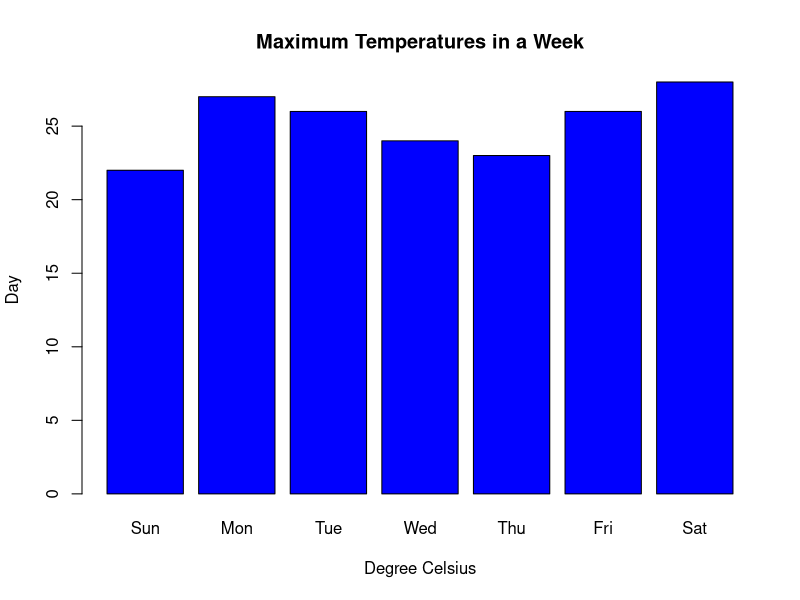
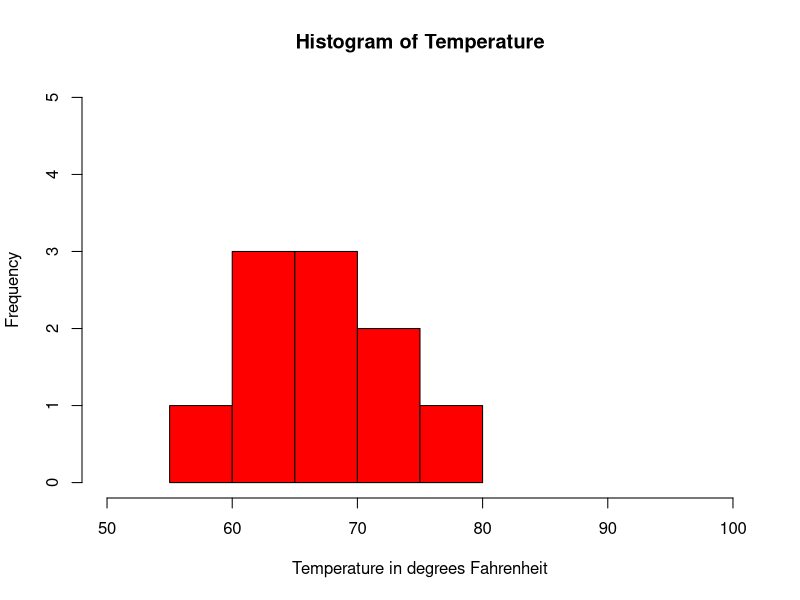
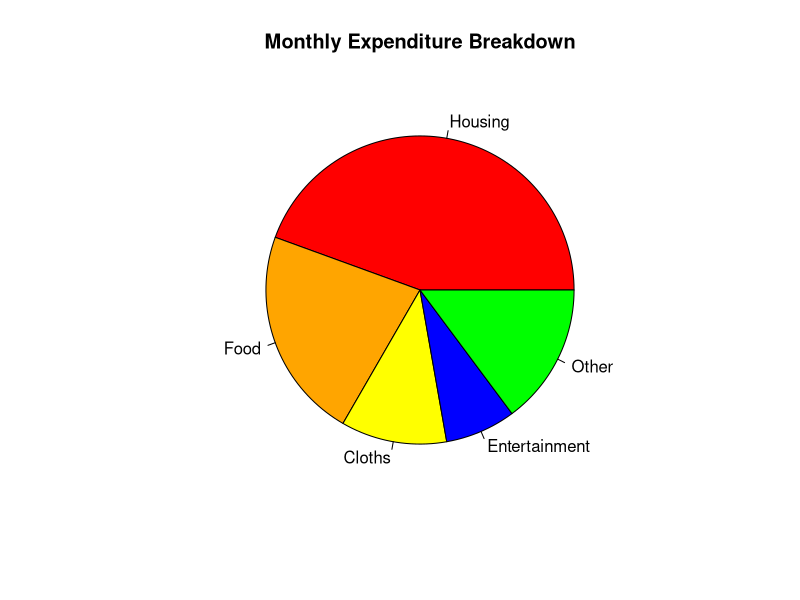
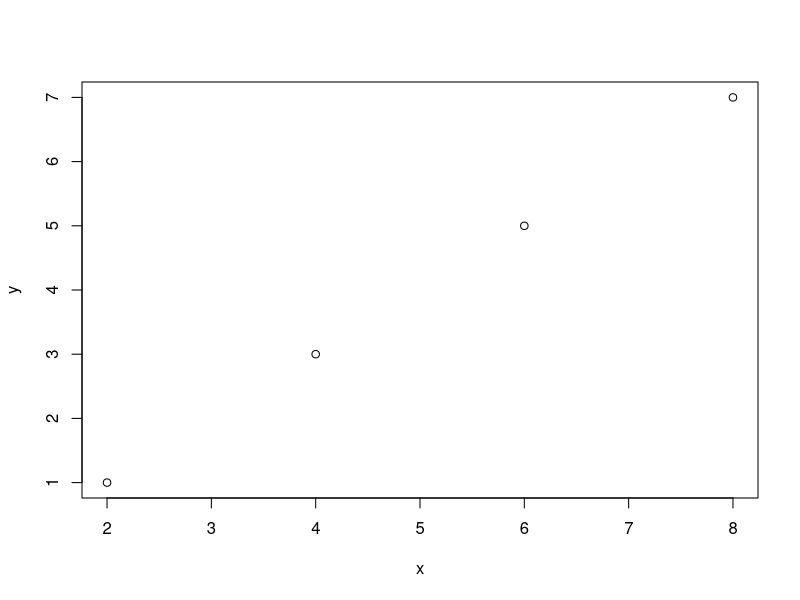
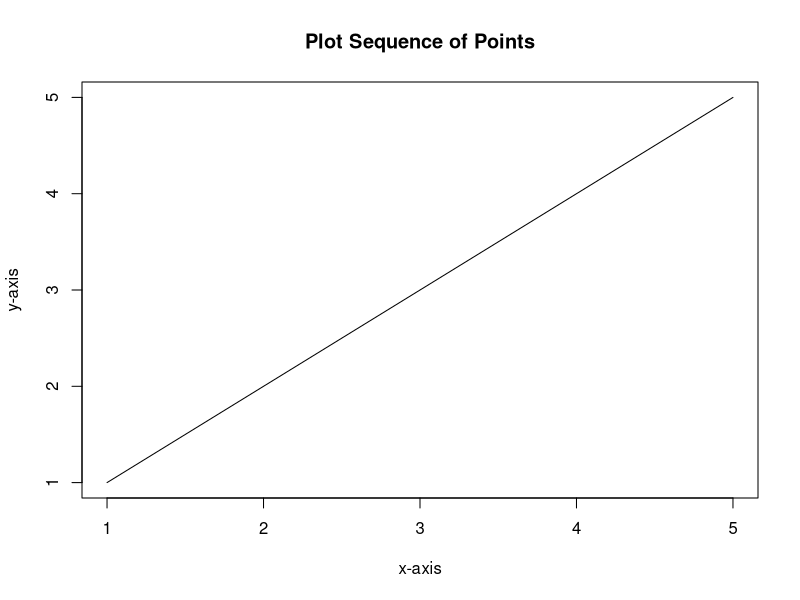
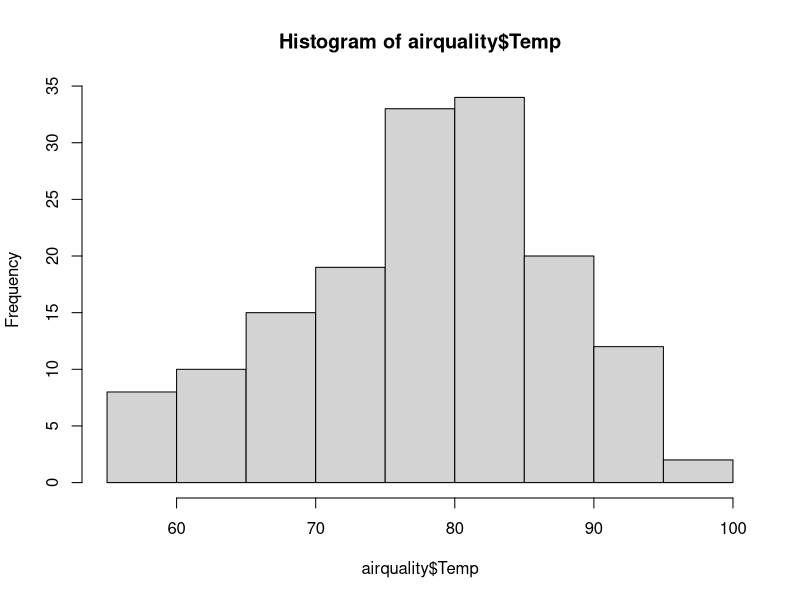

Source code (R) for these figures, in order:
#R plot
     
     #open 'R GUI' to show visualize output.

#Barplot     
temperatures <- c(22, 27, 26, 24, 23, 26, 28)

result <- barplot(temperatures, 
  main = "Maximum Temperatures in a Week", 
  xlab = "Degree Celsius",
  ylab = "Day",
  names.arg = c("Sun", "Mon", "Tue", "Wed", "Thu", "Fri", "Sat"),
  col = "blue"
)

print(result)


#Histogram

temperatures <- c(67 ,72 ,74 ,62 ,76 ,66 ,65 ,59 ,61 ,69 )

# histogram of temperatures vector
result <- hist(temperatures,
  main = "Histogram of Temperature",
  xlab = "Temperature in degrees Fahrenheit",
  col = "red",
  xlim = c(50,100),
  ylim = c(0, 5))

print(result)


#Pie Chart

expenditure <- c(600, 300, 150, 100, 200)

result <- pie(expenditure,
  main = "Monthly Expenditure Breakdown",
  labels = c("Housing", "Food", "Cloths", "Entertainment", "Other"),
  col = c("red", "orange", "yellow", "blue", "green")
)

print(result)


#Plot function

 #we have used the plot(1:5) and the : operator to draw a sequence of points,
 #the plots are drawn in (1, 1), (2, 2), (3, 3), (4, 4), (5, 5) order.

 #we can change the 'type' of plot using the 'type' parameter inside the plot() function.
 #Value	Description
 #"p"	Points Plot (Default)
 #"l"	Line Plot
 #"b"	Both Line and Points
 #"s"	Step Plot
 #"n"	No Plotting
 #"h"	Histogram-like Plot

x <- c(2, 4, 6, 8) 
y <- c(1, 3, 5, 7)
plot(x, y)

#creating a line
plot(1:5,
  main="Plot Sequence of Points", 
  xlab="x-axis", 
  ylab="y-axis",
  type="l") 


#Save plot

    #save as png(),jpeg(),pdf()

# save as png image in specific directory with 600*350 resolution
png(file="C:/Programiz/R-tutorial/histrogram2.png",
width=600, height=350)

# a histogram we want to save
hist(airquality$Temp)

# a function call to save the file
dev.off()    
